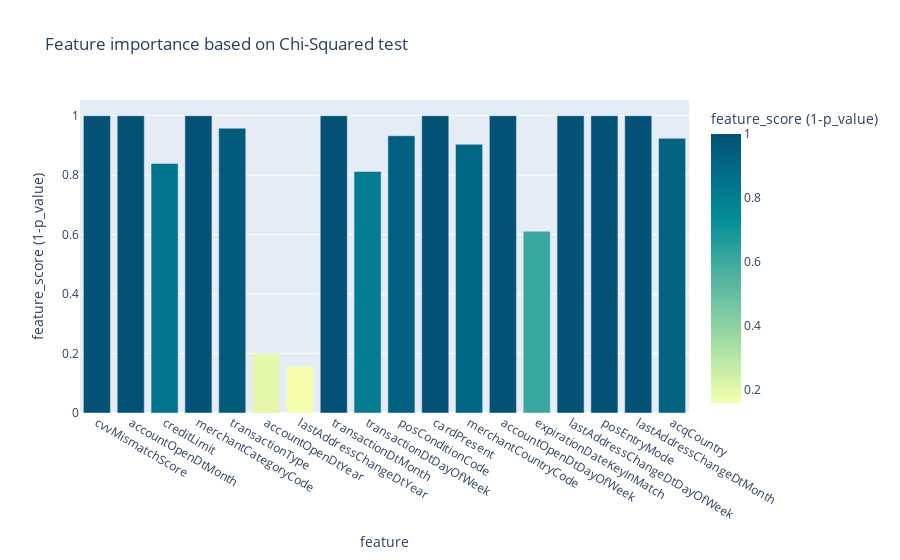

The cell this chart's notebook holds for it:
### Code cell
from sklearn.feature_selection import chi2

subset_cols = set(main_df.columns) - set(['customerId', 'accountNumber', 'cardCVV', 'enteredCVV', 'cardLast4Digits', 'isFraud'])
nvalues_categorical_df = main_df[subset_cols].nunique()
categorical_cols_to_view = list(nvalues_categorical_df.index[nvalues_categorical_df.values<=20])
chi2_scores, p_values = chi2(main_df[categorical_cols_to_view], main_df['isFraud'])

chi2_df = pd.DataFrame(categorical_cols_to_view, 1-p_values).reset_index()
chi2_df.columns = ['feature_score (1-p_value)', 'feature']
px.bar(chi2_df, y='feature_score (1-p_value)', x='feature', color='feature_score (1-p_value)', color_continuous_scale='Bluyl', title='Feature importance based on Chi-Squared test')

### Figure 1 — Plotly figure (JSON) as saved in the notebook; plotly's stock layout.template omitted (floating-point values rounded to 4 significant figures)
{"data": [{"alignmentgroup": "True", "hovertemplate": "feature=%{x}<br>feature_score (1-p_value)=%{marker.color}<extra></extra>", "legendgroup": "", "marker": {"color": [1.0, 1, 0.8392, 1, 0.9578, 0.1997, 0.1571, 1.0, 0.8124, 0.9325, 1, 0.9035, 1.0, 0.6112, 0.9999, 1, 1.0, 0.9238], "coloraxis": "coloraxis", "pattern": {"shape": ""}}, "name": "", "offsetgroup": "", "orientation": "v", "showlegend": false, "textposition": "auto", "type": "bar", "x": ["cvvMismatchScore", "accountOpenDtMonth", "creditLimit", "merchantCategoryCode", "transactionType", "accountOpenDtYear", "lastAddressChangeDtYear", "transactionDtMonth", "transactionDtDayOfWeek", "posConditionCode", "cardPresent", "merchantCountryCode", "accountOpenDtDayOfWeek", "expirationDateKeyInMatch", "lastAddressChangeDtDayOfWeek", "posEntryMode", "lastAddressChangeDtMonth", "acqCountry"], "xaxis": "x", "y": [1.0, 1, 0.8392, 1, 0.9578, 0.1997, 0.1571, 1.0, 0.8124, 0.9325, 1, 0.9035, 1.0, 0.6112, 0.9999, 1, 1.0, 0.9238], "yaxis": "y"}], "layout": {"barmode": "relative", "coloraxis": {"colorbar": {"title": {"text": "feature_score (1-p_value)"}}, "colorscale": [[0, "rgb(247, 254, 174)"], [0.1667, "rgb(183, 230, 165)"], [0.3333, "rgb(124, 203, 162)"], [0.5, "rgb(70, 174, 160)"], [0.6667, "rgb(8, 144, 153)"], [0.8333, "rgb(0, 113, 139)"], [1, "rgb(4, 82, 117)"]]}, "legend": {"tracegroupgap": 0}, "title": {"text": "Feature importance based on Chi-Squared test"}, "xaxis": {"anchor": "y", "domain": [0, 1], "title": {"text": "feature"}}, "yaxis": {"anchor": "x", "domain": [0, 1], "title": {"text": "feature_score (1-p_value)"}}}}
